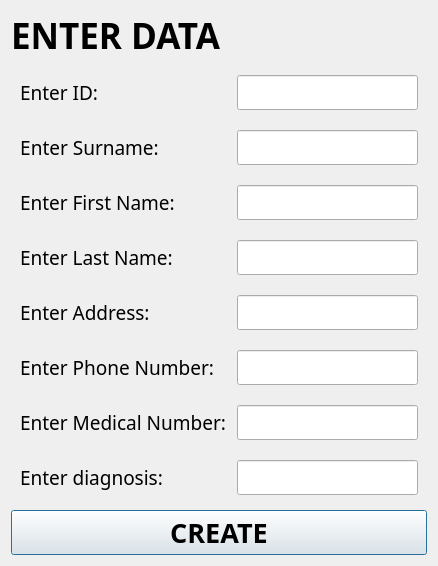
<?xml version="1.0" encoding="UTF-8"?>
<ui version="4.0">
 <class>CreatePat</class>
 <widget class="QDialog" name="CreatePat">
  <property name="geometry">
   <rect>
    <x>0</x>
    <y>0</y>
    <width>438</width>
    <height>520</height>
   </rect>
  </property>
  <property name="windowTitle">
   <string>Dialog</string>
  </property>
  <layout class="QVBoxLayout" name="verticalLayout">
   <item>
    <widget class="QLabel" name="label">
     <property name="font">
      <font>
       <family>Bahnschrift SemiBold SemiConden</family>
       <pointsize>26</pointsize>
       <bold>true</bold>
      </font>
     </property>
     <property name="text">
      <string>ENTER DATA</string>
     </property>
    </widget>
   </item>
   <item>
    <widget class="QWidget" name="formWidget" native="true">
     <layout class="QFormLayout" name="formLayout">
      <property name="verticalSpacing">
       <number>20</number>
      </property>
      <item row="0" column="0">
       <widget class="QLabel" name="idLb">
        <property name="font">
         <font>
          <family>Bahnschrift Light SemiCondensed</family>
          <pointsize>14</pointsize>
         </font>
        </property>
        <property name="text">
         <string>Enter ID: </string>
        </property>
        <property name="alignment">
         <set>Qt::AlignCenter</set>
        </property>
       </widget>
      </item>
      <item row="0" column="1">
       <widget class="QLineEdit" name="idLn">
        <property name="font">
         <font>
          <family>Bahnschrift SemiLight SemiConde</family>
          <pointsize>14</pointsize>
         </font>
        </property>
       </widget>
      </item>
      <item row="1" column="0">
       <widget class="QLabel" name="surnameLb">
        <property name="font">
         <font>
          <family>Bahnschrift Light SemiCondensed</family>
          <pointsize>14</pointsize>
         </font>
        </property>
        <property name="text">
         <string>Enter Surname:</string>
        </property>
        <property name="alignment">
         <set>Qt::AlignCenter</set>
        </property>
       </widget>
      </item>
      <item row="1" column="1">
       <widget class="QLineEdit" name="surnameLn">
        <property name="font">
         <font>
          <family>Bahnschrift SemiLight SemiConde</family>
          <pointsize>14</pointsize>
         </font>
        </property>
       </widget>
      </item>
      <item row="2" column="0">
       <widget class="QLabel" name="firstNameLb">
        <property name="font">
         <font>
          <family>Bahnschrift Light SemiCondensed</family>
          <pointsize>14</pointsize>
         </font>
        </property>
        <property name="text">
         <string>Enter First Name:</string>
        </property>
       </widget>
      </item>
      <item row="2" column="1">
       <widget class="QLineEdit" name="firstNameLn">
        <property name="font">
         <font>
          <family>Bahnschrift SemiLight SemiConde</family>
          <pointsize>14</pointsize>
         </font>
        </property>
       </widget>
      </item>
      <item row="3" column="0">
       <widget class="QLabel" name="lastNameILb">
        <property name="font">
         <font>
          <family>Bahnschrift Light SemiCondensed</family>
          <pointsize>14</pointsize>
         </font>
        </property>
        <property name="text">
         <string>Enter Last Name: </string>
        </property>
       </widget>
      </item>
      <item row="3" column="1">
       <widget class="QLineEdit" name="lastNameLn">
        <property name="font">
         <font>
          <family>Bahnschrift SemiLight SemiConde</family>
          <pointsize>14</pointsize>
         </font>
        </property>
       </widget>
      </item>
      <item row="4" column="0">
       <widget class="QLabel" name="addressLb">
        <property name="font">
         <font>
          <family>Bahnschrift Light SemiCondensed</family>
          <pointsize>14</pointsize>
         </font>
        </property>
        <property name="text">
         <string>Enter Address: </string>
        </property>
       </widget>
      </item>
      <item row="4" column="1">
       <widget class="QLineEdit" name="addressLn">
        <property name="font">
         <font>
          <family>Bahnschrift SemiLight SemiConde</family>
          <pointsize>14</pointsize>
         </font>
        </property>
       </widget>
      </item>
      <item row="5" column="0">
       <widget class="QLabel" name="phoneNumberLb">
        <property name="font">
         <font>
          <family>Bahnschrift Light SemiCondensed</family>
          <pointsize>14</pointsize>
         </font>
        </property>
        <property name="text">
         <string>Enter Phone Number: </string>
        </property>
       </widget>
      </item>
      <item row="5" column="1">
       <widget class="QLineEdit" name="phoneNumLn">
        <property name="font">
         <font>
          <family>Bahnschrift SemiLight SemiConde</family>
          <pointsize>14</pointsize>
         </font>
        </property>
       </widget>
      </item>
      <item row="6" column="0">
       <widget class="QLabel" name="medNumLb">
        <property name="font">
         <font>
          <family>Bahnschrift Light SemiCondensed</family>
          <pointsize>14</pointsize>
         </font>
        </property>
        <property name="text">
         <string>Enter Medical Number: </string>
        </property>
       </widget>
      </item>
      <item row="6" column="1">
       <widget class="QLineEdit" name="medNumLn">
        <property name="font">
         <font>
          <family>Bahnschrift SemiLight SemiConde</family>
          <pointsize>14</pointsize>
         </font>
        </property>
       </widget>
      </item>
      <item row="7" column="0">
       <widget class="QLabel" name="diagnosisLb">
        <property name="font">
         <font>
          <family>Bahnschrift Light SemiCondensed</family>
          <pointsize>14</pointsize>
         </font>
        </property>
        <property name="text">
         <string>Enter diagnosis: </string>
        </property>
       </widget>
      </item>
      <item row="7" column="1">
       <widget class="QLineEdit" name="diagnosisLn">
        <property name="font">
         <font>
          <family>Bahnschrift SemiLight SemiConde</family>
          <pointsize>14</pointsize>
         </font>
        </property>
       </widget>
      </item>
     </layout>
    </widget>
   </item>
   <item>
    <widget class="QPushButton" name="confirmPatPb">
     <property name="font">
      <font>
       <family>Bahnschrift SemiBold SemiConden</family>
       <pointsize>20</pointsize>
       <bold>true</bold>
      </font>
     </property>
     <property name="text">
      <string>CREATE</string>
     </property>
    </widget>
   </item>
  </layout>
 </widget>
 <resources/>
 <connections/>
</ui>
